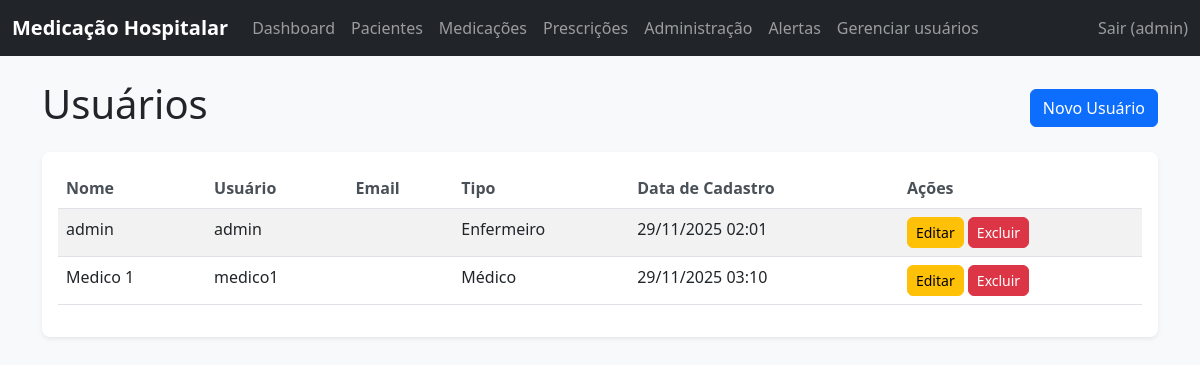
Screenshot of /usuarios/ (signed in) with the database file from the repository.
### core/models.py (models this page shows, shortened)
class Usuario(AbstractUser):
    USERNAME_FIELD = 'username'
    EMAIL_FIELD = 'email'
    TIPO_USUARIO_CHOICES = [
        ('medico', 'Médico'),
        ('enfermeiro', 'Enfermeiro'),
        ('administrador', 'Administrador'),
    ]
    tipo_usuario = models.CharField(max_length=15, choices=TIPO_USUARIO_CHOICES, default='enfermeiro')
    class Meta:
        verbose_name = "Usuário"
        verbose_name_plural = "Usuários"

### core/views_frontend.py (the view)
class UsuarioListView(LoginRequiredMixin, ListView):
    model = Usuario
    template_name = 'core/usuario_list.html'
    context_object_name = 'usuarios'
    def dispatch(self, request, *args, **kwargs):
        if not (request.user.is_superuser or request.user.is_staff):
            messages.error(request, 'Você não tem permissão para acessar a listagem de usuários.')
            return redirect('dashboard')
        return super().dispatch(request, *args, **kwargs)

### templates/core/usuario_list.html (shortened to what this page needs)
{% extends 'base.html' %}
{% load static %}
{% block content %}
<div class="row">
    <div class="col-12">
        <div class="d-flex justify-content-between align-items-center mb-3">
            <h1>Usuários</h1>
            <a href="{% url 'usuario_create' %}" class="btn btn-primary">Novo Usuário</a>
        </div>
    </div>
</div>
<div class="row">
    <div class="col-12">
        <div class="card">
            <div class="card-body">
                {% if usuarios %}
                    <div class="table-responsive">
                        <table class="table table-striped">
                            <thead>
                                <tr>
                                    <th>Nome</th>
                                    <th>Usuário</th>
                                    <th>Email</th>
                                    <th>Tipo</th>
                                    <th>Data de Cadastro</th>
                                    <th>Ações</th>
                                </tr>
                            </thead>
                            <tbody>
                                {% for usuario in usuarios %}
                                    <tr>
                                        <td>{{ usuario.get_full_name|default:usuario.username }}</td>
                                        <td>{{ usuario.username }}</td>
                                        <td>{{ usuario.email }}</td>
                                        <td>{{ usuario.get_tipo_usuario_display }}</td>
                                        <td>{{ usuario.date_joined|date:"d/m/Y H:i" }}</td>
                                        <td>
                                            <a href="{% url 'usuario_update' usuario.pk %}" class="btn btn-sm btn-warning">Editar</a>
                                            <a href="{% url 'usuario_delete' usuario.pk %}" class="btn btn-sm btn-danger">Excluir</a>
                                        </td>
                                    </tr>
                                {% endfor %}
                            </tbody>
                        </table>
                    </div>
                {% else %}
                    <p class="text-muted">Nenhum usuário cadastrado.</p>
                {% endif %}
            </div>
        </div>
    </div>
</div>
{% endblock %}

### templates/base.html (shortened to what this page needs)
{% load static %}
<!DOCTYPE html>
<html lang="pt-br">
<head>
    <link href="https://cdn.jsdelivr.net/npm/bootstrap@5.3.0/dist/css/bootstrap.min.css" rel="stylesheet">
    <link rel="stylesheet" href="{% static 'css/style.css' %}">
</head>
<body>
    <nav class="navbar navbar-expand-lg navbar-dark bg-dark">
        <div class="container-fluid">
            <a class="navbar-brand" href="{% url 'dashboard' %}">Medicação Hospitalar</a>
            <div class="collapse navbar-collapse" id="navbarNav">
                <ul class="navbar-nav me-auto mb-2 mb-lg-0">
                    {% if user.is_authenticated %}
                        <li class="nav-item">
                            <a class="nav-link" href="{% url 'dashboard' %}">Dashboard</a>
                        </li>
                        <li class="nav-item">
                            <a class="nav-link" href="{% url 'paciente_list' %}">Pacientes</a>
                        </li>
                        <li class="nav-item">
                            <a class="nav-link" href="{% url 'medicamento_list' %}">Medicações</a>
                        </li>
                        <li class="nav-item">
                            <a class="nav-link" href="{% url 'prescricao_list' %}">Prescrições</a>
                        </li>
                        <li class="nav-item">
                            <a class="nav-link" href="{% url 'administracao_list' %}">Administração</a>
                        </li>
                        <li class="nav-item">
                            <a class="nav-link" href="{% url 'alerta_list' %}">Alertas</a>
                        </li>
                        {% if user.is_superuser or user.is_staff %}
                            <li class="nav-item">
                                <a class="nav-link" href="{% url 'usuario_list' %}">Gerenciar usuários</a>
                            </li>
                        {% endif %}
                    {% endif %}
                </ul>
                <ul class="navbar-nav">
                    {% if user.is_authenticated %}
                        <li class="nav-item">
                            <form method="post" action="{% url 'logout' %}" class="d-inline">
                                <button type="submit" class="nav-link btn btn-link p-0 m-0">
                                    Sair ({{ user.username }})
                                </button>
                            </form>
                        </li>
                    {% else %}
                        <li class="nav-item">
                            <a class="nav-link" href="{% url 'login' %}">Login</a>
                        </li>
                    {% endif %}
                </ul>
            </div>
        </div>
    </nav>
    <div class="container mt-4">
        {% block content %}
        {% endblock %}
    </div>
</body>
</html>

### static/css/style.css (style rules this page uses)
body { font-family: 'Segoe UI', Tahoma, Geneva, Verdana, sans-serif; background-color: #f8f9fa; }
.navbar-brand { font-weight: bold; }
.card { border: none; box-shadow: 0 0.125rem 0.25rem rgba(0, 0, 0, 0.075); border-radius: 0.5rem; }
.btn { border-radius: 0.375rem; }
.table th { border-top: none; font-weight: 600; color: #495057; }

### rows the page displays
Usuario: username "admin", get_full_name "admin", tipo_usuario "Enfermeiro", date_joined "29/11/2025 02:01"
Usuario: get_full_name "Medico 1", username "medico1", tipo_usuario "Médico", date_joined "29/11/2025 03:10"
